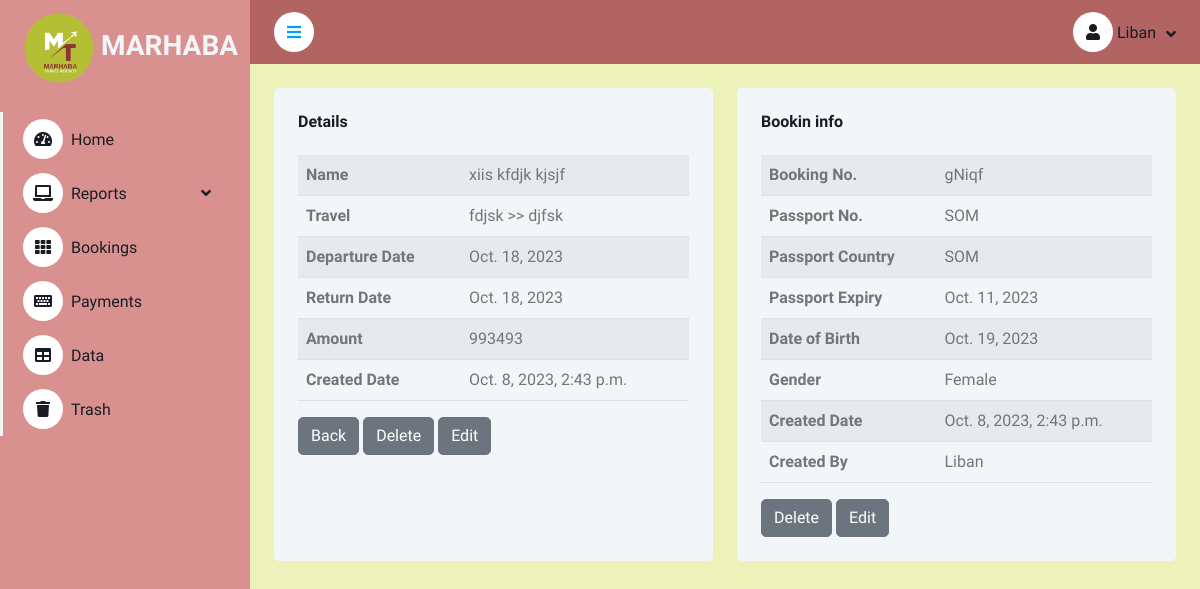
/details/44 (signed in), run on the app's committed database.
### booking_brain/models.py (models this page shows, shortened)
class Passenger(models.Model):
    id = models.AutoField(primary_key=True)
    Date_created = models.DateTimeField(auto_now_add=True)
    user = models.ForeignKey(User, on_delete=models.CASCADE)
    First_name = models.CharField(max_length=50)
    Middle_name = models.CharField(max_length=50)
    Last_name = models.CharField(max_length=50)
    Phone_number = models.CharField(max_length=50)
    Departure_place = models.CharField(max_length=50)
    Destination = models.CharField(max_length=50)
    Departure_date = models.DateField()
    Return_date = models.DateField(null=True)
    Amount = models.IntegerField()
    Booked = models.BooleanField(default=False)
    Paid  =  models.BooleanField(default=False)

class Booking(models.Model):
    id =models.AutoField(primary_key=True)
    user = models.ForeignKey(User, on_delete=models.CASCADE)
    Date_created = models.DateTimeField(auto_now_add=True)
    Passport_country = models.CharField(max_length=50)
    Passport_no = models.CharField(max_length=50)
    Passport_expiry = models.DateField()
    Date_birth = models.DateField()
    Gender = models.CharField(max_length=50)
    Booking_no = models.CharField(max_length=5, unique=True, default=generate_unique_code)
    passenger = models.ForeignKey(Passenger, on_delete=models.CASCADE)

### booking_brain/views.py (the view)
# urls.py: path('details/<int:pk>', views.Details, name='details'),
@login_required(login_url='login_user')
def Details(request,pk):
    passenger = Passenger.objects.get(id=pk)
    if request.method == 'POST':
        form = Create_Booking(request.POST)
        if form.is_valid():
            booking = form.save(commit=False)
            booking.passenger = passenger
            booking.user = request.user
            booking.save()
            messages.success(request,'Booking added successfully')
            return redirect('details',pk=pk)
        else:
            messages.error(request, "Couldnot saved")
            return redirect('details',pk=pk)
    else:
        form = Create_Booking()
        passenger = Passenger.objects.get(id=pk)
        booking =  Booking.objects.filter(passenger=passenger).exists()
        if booking:
            booking = Booking.objects.get(passenger=passenger)
            context = {'passenger':passenger,'form':form,'booking':booking}
            return render(request,'booking_brain/details.html', context)
        else:
            context = {'passenger':passenger,'form':form}
            return render(request,'booking_brain/details.html', context)

### booking_brain/models.py (called while the page is built)
def generate_unique_code():
    while True:
        code = ''.join(random.choice(string.digits + string.ascii_letters)
        for _ in range(5))
        if not Booking.objects.filter(Booking_no=code).exists():
            return code

### booking_brain/templates/booking_brain/details.html (shortened to what this page needs)
{% extends 'booking_brain/base.html' %}
{% block content %}
<div class="row g-4">
      <div class="col-sm-12 col-xl-6">
        <div class="bg-light rounded h-100 p-4">
              <h6 class="mb-4">Details</h6>
                <table class="table table-striped table-hover">
                  <tr>
                    <th>Name</th>
                    <td>{{passenger.First_name}} {{passenger.Middle_name}} {{passenger.Last_name}}</td>
                  </tr>
                  <tr>
                    <th>Travel</th>
                    <td>{{passenger.Departure_place}} >> {{passenger.Destination}}</td>
                  </tr>
                  <tr>
                    <th>Departure Date</th>
                    <td>{{passenger.Departure_date}} </td>
                  </tr>
                  <tr>
                    <th>Return Date</th>
                    <td>{{passenger.Return_date}} </td>
                  </tr>
                  <tr>
                  <th>Amount</th>
                <td>{{passenger.Amount}} </td>
                </tr>
                <tr>
                  <th>Created Date</th>
                <td>{{passenger.Date_created}} </td>
                </tr>
              </table>
              <a href="{% url 'index' %}" class="btn btn-secondary">Back</a>
              <a href="{% url 'delete' passenger.id  %}" class="btn btn-secondary">Delete</a>
              <a href="{% url 'edit_customer' passenger.id  %}" class="btn btn-secondary">Edit</a>
        </div>
      </div>
            {% if booking %}
      <div class="col-sm-12 col-xl-6">
            <div class="bg-light rounded h-100 p-4">
              <h6 class="mb-4">Bookin info</h6>
              <table class="table table-striped table-hover">
                <tr>
                  <th>Booking No.</th>
                  <td>{{booking.Booking_no}}</td>
                </tr>
                <tr>
                  <th>Passport No.</th>
                  <td>{{booking.Passport_country}}</td>
                </tr>
                <tr>
                  <th>Passport Country</th>
                  <td>{{booking.Passport_country}}</td>
                </tr>
                <tr>
                  <th>Passport Expiry</th>
                  <td>{{booking.Passport_expiry}} </td>
                </tr>
                <tr>
                  <th>Date of Birth</th>
                  <td>{{booking.Date_birth}} </td>
                </tr>
                <tr>
                  <th>Gender</th>
                  <td>{{booking.Gender}} </td>
                </tr>
                <tr>
                  <th>Created Date</th>
                  <td>{{booking.Date_created}} </td>
                </tr>
                <tr>
                  <th>Created By</th>
                  <td>{{booking.user}} </td>
                </tr>
              </table>
              <a href="{% url 'delete_booking' booking.id  %}" class="btn btn-secondary">Delete</a>
              <a href="{% url 'edit_customer' booking.id  %}" class="btn btn-secondary">Edit</a>
            </div>
        </div>
        {% endif %}
</div>
{% endblock %}

### booking_brain/templates/booking_brain/base.html (shortened to what this page needs)
<!DOCTYPE html>
{% load static %}
<html lang="en">
<head>
    <link href="https://cdnjs.cloudflare.com/ajax/libs/font-awesome/5.10.0/css/all.min.css" rel="stylesheet">
    <link href="https://cdn.jsdelivr.net/npm/bootstrap-icons@1.4.1/font/bootstrap-icons.css" rel="stylesheet">
    <link href=" {% static 'booking_brain/lib/owlcarousel/assets/owl.carousel.min.css'%}" rel="stylesheet">
    <link href="{% static 'booking_brain/lib/tempusdominus/css/tempusdominus-bootstrap-4.min.css'%}" rel="stylesheet" />
    <link href="{% static 'booking_brain/css/bootstrap.min.css' %}" rel="stylesheet">
    <link href="{% static 'booking_brain/css/style.css'%}" rel="stylesheet" type="text/css">
</head>
<body>
    <div class="container-xxl position-relative d-flex p-0 primary">
        <div class="sidebar pe-4 pb-3" style="background-color: #d99190;">
            <nav class="navbar  navbar-light" style="background-color: #d99190;">
                <a href="{% url 'index' %}" class="navbar-brand mx-4 mb-3">
                    <h3 class="text-light"><img src="{% static 'booking_brain/img/logo.png'%}" height="70" width="70" id="logo"></img> MARHABA</h3>
                </a>
                <div class="navbar-nav w-100">
                    <a href="{% url 'index' %}" class="nav-item nav-link"><i class="fa fa-tachometer-alt me-2"></i>Home</a>
                    <div class="nav-item dropdown">
                        <a href="#" class="nav-link dropdown-toggle" data-bs-toggle="dropdown"><i class="fa fa-laptop me-2"></i>Reports</a>
                    </div>
                    <a href="{% url 'bookings' %}" class="nav-item nav-link"><i class="fa fa-th me-2"></i>Bookings</a>
                    <a href="{% url 'payments' %}" class="nav-item nav-link"><i class="fa fa-keyboard me-2"></i>Payments</a>
                    <a href="#" class="nav-item nav-link"><i class="fa fa-table me-2"></i>Data</a>
                    <a href="{% url 'trash' %}" class="nav-item nav-link"><i class="fa fa-trash me-2"></i>Trash</a>
                </div>
            </nav>
        </div>
        <div class="content" style="background-color: #edf2ba;">
            <nav class="navbar navbar-expand  navbar-light sticky-top px-4 py-0" style="background-color: #b26463;">
                <a href="#" class="sidebar-toggler flex-shrink-0">
                    <i class="fa fa-bars"></i>
                </a>
                <div class="navbar-nav align-items-center ms-auto">
                    <div class="nav-item dropdown">
                        <a href="#" class="nav-link dropdown-toggle" data-bs-toggle="dropdown">
                        <i class="fa fa-user"></i>
                            <span class="d-none d-lg-inline-flex">{{ user }}</span>
                        </a>
                    </div>
                </div>
            </nav>
            <div class="container-fluid pt-4 px-4" style="background-color: #edf2ba;">
                {% block content %}
                {% endblock %}
              </div>
            </div>
        </div>
</body>

### booking_brain/static/booking_brain/css/style.css (style rules this page uses)
:root { --primary: #009CFF; --light: #F3F6F9; --dark: #191C24; }
body { background-color: #E9F6B8; }
.btn { transition: .5s; }
.sidebar { position: fixed; top: 0; left: 0; bottom: 0; width: 250px; height: 100vh; overflow-y: auto; background: var(--light); transition: 0.5s; z-index: 999; }
.content { margin-left: 250px; min-height: 100vh; background: #FFFFFF; transition: 0.5s; }
@media (min-width: 992px) { .sidebar { margin-left: 0; } }
@media (min-width: 992px) { .content { width: calc(100% - 250px); } }
.sidebar .navbar .navbar-nav .nav-link { padding: 7px 20px; color: var(--dark); font-weight: 500; border-left: 3px solid var(--light); border-radius: 0 30px 30px 0; outline: none; }
.sidebar .navbar .navbar-nav .nav-link i { width: 40px; height: 40px; display: inline-flex; align-items: center; justify-content: center; background: #FFFFFF; border-radius: 40px; }
.sidebar .navbar .dropdown-toggle::after { position: absolute; top: 15px; right: 15px; border: none; content: "\f107"; font-family: "Font Awesome 5 Free"; font-weight: 900; transition: .5s; }
.content .navbar .navbar-nav .nav-link { margin-left: 25px; padding: 12px 0; color: var(--dark); outline: none; }
.content .navbar .sidebar-toggler, .content .navbar .navbar-nav .nav-link i { width: 40px; height: 40px; display: inline-flex; align-items: center; justify-content: center; background: #FFFFFF; border-radius: 40px; }
.content .navbar .dropdown-toggle::after { margin-left: 6px; vertical-align: middle; border: none; content: "\f107"; font-family: "Font Awesome 5 Free"; font-weight: 900; transition: .5s; }

### data on the page
Passenger: First_name "xiis", Middle_name "kfdjk", Last_name "kjsjf", Departure_place "fdjsk", Destination "djfsk", Departure_date "Oct. 18, 2023", Return_date "Oct. 18, 2023", Amount "993493", Date_created "Oct. 8, 2023, 2:43 p.m."
Booking: Booking_no "gNiqf", Passport_country "SOM", Passport_expiry "Oct. 11, 2023", Date_birth "Oct. 19, 2023", Gender "Female", Date_created "Oct. 8, 2023, 2:43 p.m.", user "Liban"

### other printed values
{{ user }} "Liban"
